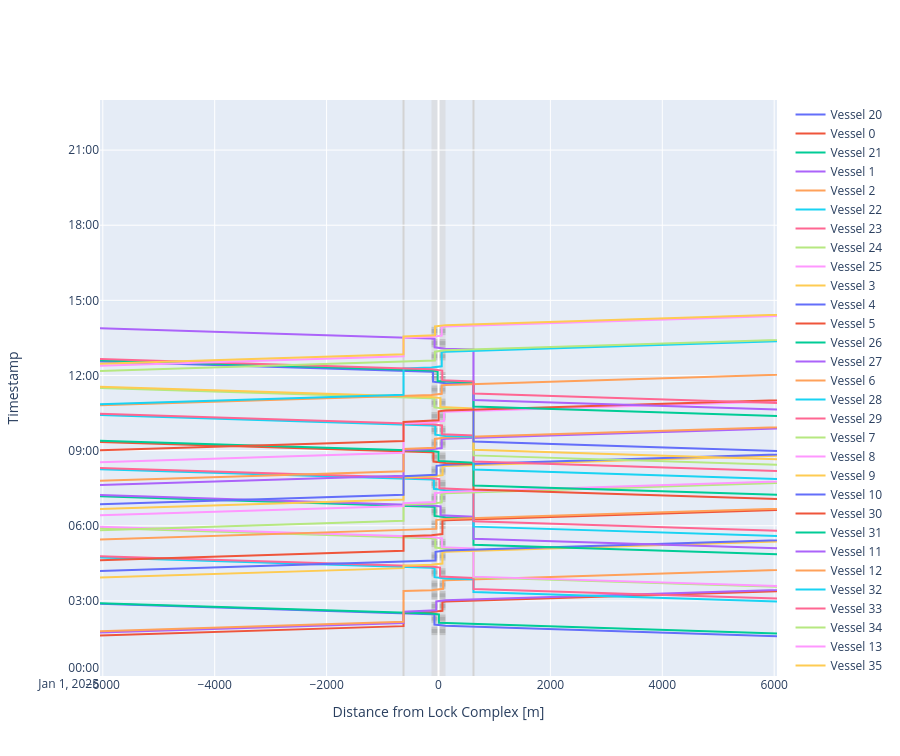

Notebook source saved alongside this figure:
### Markdown cell above
Plot:

### Code cell
def cm_to_pixels(cm):
    return cm * 37.8 # Set figure height to 10 cmfig.update_layout(height=cm_to_pixels(10))

# We can plot the time-distance diagram
fig = lock_chamber.plot(xlimmin = -6050, 
                        xlimmax = 6050,
                        ylimmin = pd.Timestamp('2025-01-01 00:00:00'),
                        ylimmax = pd.Timestamp('2025-01-01 23:00:00'),
                        method='Plotly',
                        boundary_nodes = ['-1','+1'],
                        legend=True)

fig.update_layout(height=cm_to_pixels(20))
